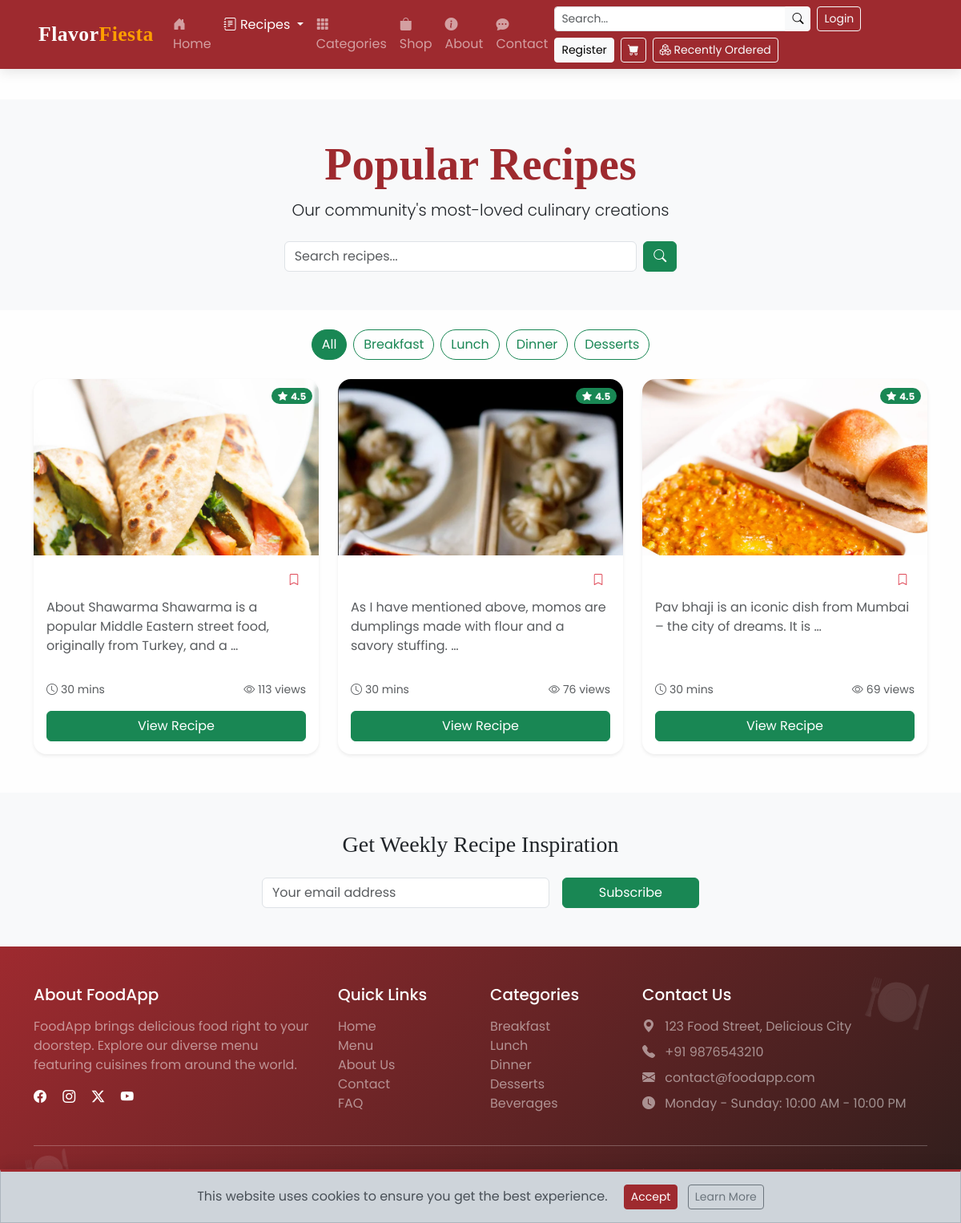
Screenshot of /recipes/popular/ with the database file from the repository.
### recipes/models.py (models this page shows, shortened)
class Recipe(models.Model):
    title = models.CharField(max_length=255)
    description = models.TextField()
    ingredients = models.TextField()
    instructions = models.TextField()
    image = models.ImageField(upload_to='recipes/', null=True, blank=True)
    created_at = models.DateTimeField(auto_now_add=True)
    author = models.ForeignKey(User, on_delete=models.CASCADE, related_name='recipes')
    views = models.PositiveIntegerField(default=0)  # for popularity

### recipes/views.py (the view)
# urls.py: path('popular/', views.popular_recipes, name='popular_recipes'),
def popular_recipes(request):
    popular_recipes = Recipe.objects.filter(views__gt=60).order_by('-views')[:10]
    return render(request, 'recipes/popular_recipes.html', {'popular_recipes': popular_recipes})

### recipes/templates/recipes/popular_recipes.html (shortened to what this page needs)
{% extends "food/base.html" %}
{% block content %}
<section class="bg-light py-5 mb-4">
  <div class="container">
    <div class="row align-items-center">
      <div class="col-lg-8 mx-auto text-center">
        <h1 class="display-4 fw-bold" style="color: var(--primary-color);">Popular Recipes</h1>
        <p class="lead mb-4">Our community's most-loved culinary creations</p>
        <div class="d-flex justify-content-center">
          <form class="d-flex col-md-8">
            <input class="form-control me-2" type="search" placeholder="Search recipes..." aria-label="Search">
            <button class="btn btn-success" type="submit">
              <i class="bi bi-search"></i>
            </button>
          </form>
        </div>
      </div>
    </div>
  </div>
</section>
<section class="container pb-5">
  <div class="text-center mb-4">
    <div class="d-flex justify-content-center flex-wrap gap-2">
      <button class="btn btn-outline-success rounded-pill active">All</button>
      <button class="btn btn-outline-success rounded-pill">Breakfast</button>
      <button class="btn btn-outline-success rounded-pill">Lunch</button>
      <button class="btn btn-outline-success rounded-pill">Dinner</button>
      <button class="btn btn-outline-success rounded-pill">Desserts</button>
    </div>
  </div>
  <div class="row g-4">
    {% for recipe in popular_recipes %}
      {% if recipe.views > 60 %}
        <div class="col-md-6 col-lg-4">
          <div class="card h-100 shadow-sm border-0 rounded-4 overflow-hidden recipe-card">
            {% if recipe.image %}
              <div class="position-relative recipe-image-wrapper">
                <div class="recipe-badges position-absolute top-0 end-0 p-2">
                  <span class="badge bg-success rounded-pill">
                    <i class="bi bi-star-fill me-1"></i>{{ recipe.rating|default:"4.5" }}
                  </span>
                </div>
              </div>
            {% endif %}
            <div class="card-body d-flex flex-column">
              <div class="d-flex justify-content-between align-items-start mb-2">
                <button class="btn btn-sm btn-outline-danger border-0">
                  <i class="bi bi-bookmark"></i>
                </button>
              </div>
              <p class="card-text flex-grow-1 text-muted">{{ recipe.description|truncatewords:15 }}</p>
              <div class="d-flex justify-content-between align-items-center mt-3">
                <div class="small text-muted">
                  <i class="bi bi-clock me-1"></i>{{ recipe.cook_time|default:"30 mins" }}
                </div>
                <div class="small text-muted">
                  <i class="bi bi-eye me-1"></i>{{ recipe.views }} views
                </div>
              </div>
              <a href="{% url 'recipes:recipe_detail' recipe.id %}" class="btn btn-success w-100 mt-3">View Recipe</a>
            </div>
          </div>
        </div>
      {% endif %}
    {% endfor %}
  </div>
</section>
<section class="bg-light py-5">
  <div class="container">
    <div class="row justify-content-center">
      <div class="col-lg-6 text-center">
        <h3 class="mb-4">Get Weekly Recipe Inspiration</h3>
        <form class="row g-3">
          <div class="col-sm-8">
            <input type="email" class="form-control" placeholder="Your email address">
          </div>
          <div class="col-sm-4">
            <button type="submit" class="btn btn-success w-100">Subscribe</button>
          </div>
        </form>
      </div>
    </div>
  </div>
</section>
{% endblock %}

### static/css/style.css (style rules this page uses)
:root { --primary-color:#9E2A2F; --primary-dark: #D35D16; --secondary-color: #9E2A2F; --accent-color: #FF9F00; --success-color: #4A9D4F; --light-bg: #fefefeb7; --dark-bg: #2E1E1C; --dark-content: #3C2A2A; }
body { font-family: 'Poppins', sans-serif; padding-top: 60px; background-color: var(--light-bg); transition: all 0.4s ease; }
h1, h2, h3, .navbar-brand, .display-text { font-family: 'Playfair Display', serif; }
.card { border-radius: 12px; overflow: hidden; transition: all 0.4s ease; border: none; box-shadow: 0 8px 20px rgba(0,0,0,0.08); }

### recipes/templates/recipes/popular_recipes.html (style rules this page uses)
.recipe-card { transition: transform 0.3s ease; }
.recipe-image-wrapper { overflow: hidden; }
.recipe-badges { z-index: 2; }

### rows the page displays
Recipe: rating "4.5", description "About Shawarma Shawarma is a popular Middle Eastern street food, originally from Turkey, and a …", cook_time "30 mins", views "113"
Recipe: rating "4.5", description "As I have mentioned above, momos are dumplings made with flour and a savory stuffing. …", cook_time "30 mins", views "76"
Recipe: rating "4.5", description "Pav bhaji is an iconic dish from Mumbai – the city of dreams. It is …", cook_time "30 mins", views "69"
